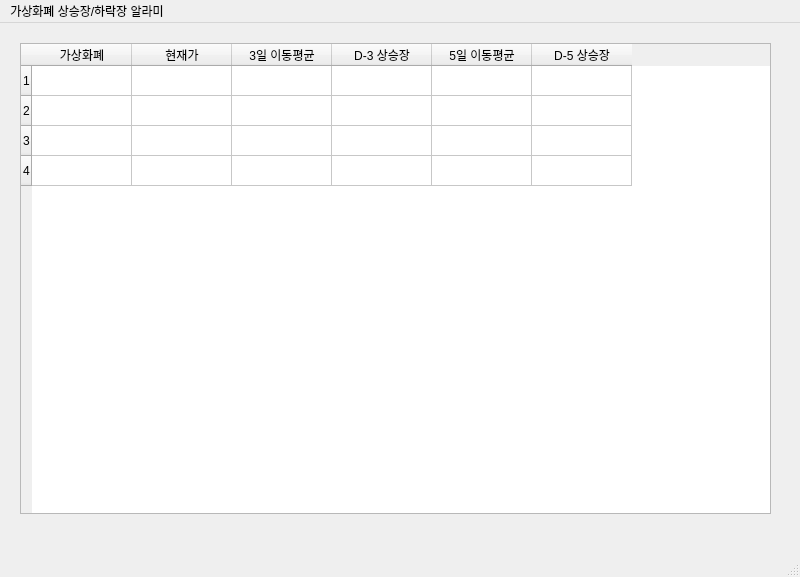
<?xml version="1.0" encoding="UTF-8"?>
<ui version="4.0">
 <class>MainWindow</class>
 <widget class="QMainWindow" name="MainWindow">
  <property name="geometry">
   <rect>
    <x>0</x>
    <y>0</y>
    <width>800</width>
    <height>577</height>
   </rect>
  </property>
  <property name="windowTitle">
   <string>MainWindow</string>
  </property>
  <widget class="QWidget" name="centralwidget">
   <widget class="QTableWidget" name="tableWidget">
    <property name="geometry">
     <rect>
      <x>20</x>
      <y>20</y>
      <width>751</width>
      <height>471</height>
     </rect>
    </property>
    <property name="rowCount">
     <number>4</number>
    </property>
    <row/>
    <row/>
    <row/>
    <row/>
    <column>
     <property name="text">
      <string>가상화폐</string>
     </property>
    </column>
    <column>
     <property name="text">
      <string>현재가</string>
     </property>
    </column>
    <column>
     <property name="text">
      <string>3일 이동평균</string>
     </property>
    </column>
    <column>
     <property name="text">
      <string>D-3 상승장</string>
     </property>
    </column>
    <column>
     <property name="text">
      <string>5일 이동평균</string>
     </property>
    </column>
    <column>
     <property name="text">
      <string>D-5 상승장</string>
     </property>
    </column>
   </widget>
  </widget>
  <widget class="QMenuBar" name="menubar">
   <property name="geometry">
    <rect>
     <x>0</x>
     <y>0</y>
     <width>800</width>
     <height>24</height>
    </rect>
   </property>
   <widget class="QMenu" name="menu">
    <property name="title">
     <string>가상화폐 상승장/하락장 알라미</string>
    </property>
   </widget>
   <addaction name="menu"/>
  </widget>
  <widget class="QStatusBar" name="statusbar"/>
 </widget>
 <resources/>
 <connections/>
</ui>
